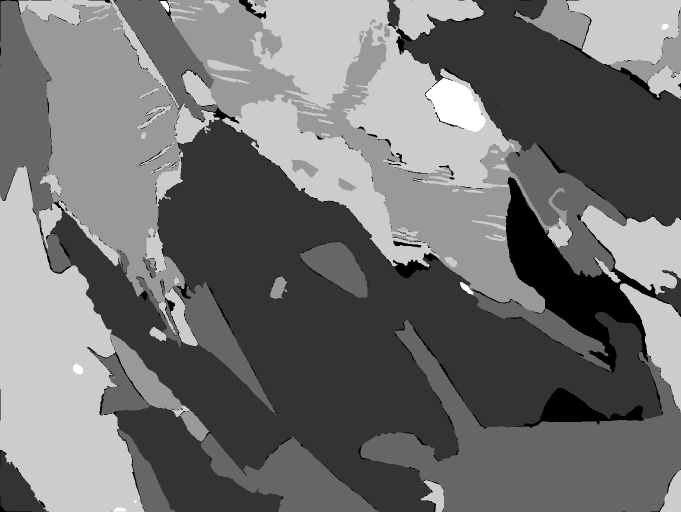
#> input picture Ground_truth/Dados_treino/masks/AT-Z-01-32.tif, 1362 x 1024 px, given as the content of the folder Segmentação_Rocha_Máfica/Ground_truth/Dados_teste/images/, which was not available (shown at 1/2 size)
$ jupyter execute --allow-errors 'Correção_máscaras.ipynb'   (text cells are left out)
#> lines starting #> are read from the running program, lines starting #| are printed output that depends on the picture; after the words box and inside, x2 and y2 are one past the last pixel; in counts of white or black regions, pixels touching at a corner belong together; pictures that were not available may be replaced by others from this repository, and a replacement may not be noted
[cell 1]
def verificar_pixels_imagem(caminho):
    # Carrega a imagem
    img = Image.open(caminho)

    # Converte a imagem para escala de cinza
    img = img.convert('L')

    # Obtém os valores de pixel como um array NumPy
    pixels = np.array(img)

    # Obtém os valores únicos de pixel e suas contagens
    valores, contagens = np.unique(pixels, return_counts=True)

    # Exibe o valor do pixel e sua frequência
    for valor, contagem in zip(valores, contagens):
        print(f'Pixel: {valor}, Frequência: {contagem}')

    # Configura a figura com duas subplots
    fig, (ax1, ax2) = plt.subplots(1, 2, figsize=(10, 5))

    # Plot da imagem em escala de cinza
    ax1.imshow(img, cmap='gray')
    ax1.axis('off')
    ax1.set_title('Imagem em Escala de Cinza')

    # Plot do histograma
    ax2.hist(pixels.flatten(), bins=256, color='gray')
    ax2.set_xlabel('Valor do Pixel')
    ax2.set_ylabel('Frequência')
    ax2.set_title('Histograma de Valores de Pixel')

    # Ajusta a posição da subplots para evitar sobreposição
    fig.tight_layout()

    # Exibe a figura
    plt.show()

[cell 2]
from google.colab import drive
drive.mount('/content/drive')

[cell 3]
import os
import glob

#from skimage.transform import rotate, resize
#from skimage import io
import cv2
import tifffile as tiff
import numpy as np
import PIL.Image as Image
from matplotlib import pyplot as plt
from PIL import Image

[cell 4]
from PIL import Image
import matplotlib.pyplot as plt
import os

# Caminhos das pastas de imagens e máscaras
pasta_imagens = '/content/drive/MyDrive/MEV - metamaficas/Projeto_Segmentação_Rocha_Máfica/Ground_truth/Dados_teste/images/'
pasta_mascaras = '/content/drive/MyDrive/MEV - metamaficas/Projeto_Segmentação_Rocha_Máfica/Ground_truth/Dados_teste/masks/'

# Obtém a lista de nomes dos arquivos de imagens na pasta
nomes_imagens = os.listdir(pasta_imagens)

# Percorre os nomes dos arquivos de imagens
for nome_imagem in nomes_imagens:
    # Caminho completo da imagem
    caminho_imagem = os.path.join(pasta_imagens, nome_imagem)

    # Caminho completo da máscara com o mesmo nome
    caminho_mascara = os.path.join(pasta_mascaras, nome_imagem)

    # Abre a imagem e a máscara usando a biblioteca PIL
    imagem = Image.open(caminho_imagem)
#> imagem is the input picture: PIL image 1362x1024 I;16B; min 0, max 5, mean 2.21
    mascara = Image.open(caminho_mascara)

    # Cria uma figura e os subplots para exibir a imagem e a máscara
    fig, axs = plt.subplots(1, 2, figsize=(25, 10))

    # Exibe a imagem no primeiro subplot
    axs[0].imshow(imagem, cmap='gray')
    axs[0].set_title(nome_imagem)

    # Exibe a máscara no segundo subplot
    axs[1].imshow(mascara, cmap='gray')
    axs[1].set_title(nome_imagem)

    # Remove os eixos das subplots
    for ax in axs:
        ax.axis('off')

    # Mostra a figura com as subplots
    plt.show()
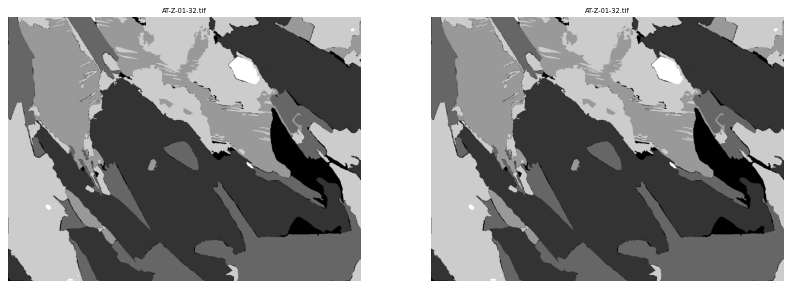
#> figure drawn by matplotlib, 2 panels

[cell 5]
# Definição das funções

def processar_imagem(caminho_imagem):
    # Importar a imagem
    imagem = Image.open(caminho_imagem)

    # Converter a imagem para uma matriz numpy
    matriz = np.array(imagem)

    # Verificar se há mais de 6 classes na imagem
    valores_unicos = np.unique(matriz)
    if len(valores_unicos) > 6:
        # Perguntar qual o valor de pixel que representa o fundo
        valor_fundo = int(input("Qual o valor de pixel que representa o fundo? "))

        # Substituir os valores correspondentes na matriz pelo valor do fundo
        matriz[matriz == valor_fundo] = 0

    # Criar uma nova matriz com o mesmo shape da imagem
    nova_matriz = np.zeros_like(matriz)

    # Mapear os valores dos pixels para as classes desejadas
    classes = {
        'Titanita': 1,
        'Biotita': 2,
        'Anfibólio': 3,
        'K-feldspato': 4,
        'Plagioclásio': 5
    }

    for classe, valor in classes.items():
        # Perguntar qual o valor de pixel para a classe atual
        pixel_valor = int(input(f"Qual o valor de pixel para '{classe}'? "))

        # Substituir os valores correspondentes na nova matriz
        nova_matriz[matriz == pixel_valor] = valor

    # Criar uma nova imagem a partir da nova matriz
    nova_imagem = tiff.imwrite(caminho_imagem, nova_matriz)

    return nova_imagem


def exibir_tons_pixel(mascara):
    # Carrega a imagem
#> called with mascara = '/content/AT-Z-01-16.tif'
    img = Image.open(mascara)
    img = np.array(img)

    # Obtém os valores de pixel como um array NumPy
    pixels = np.array(img)

    # Obtém os tons de pixel únicos
    tons_pixel = np.unique(pixels)
#> tons_pixel = [0, 1, 2, 3, 4, 5]

    # Cria uma figura com subplots para cada tom de pixel
    fig, axs = plt.subplots(1, len(tons_pixel), figsize=(15, 3))

    # Itera sobre os tons de pixel únicos
    for i, ton in enumerate(tons_pixel):
        # Cria uma cópia da imagem original
        img_ton = img.copy()
        mineral = {0: 'fundo', 1: '1', 2: '2', 3: '3', 4: '4', 5: '5'}
        # Exibe a imagem do tom de pixel atual
        axs[i].imshow(img_ton == i, cmap='gray')
        axs[i].axis('off')
        axs[i].set_title(f'{mineral[i]}')
#> this loop made 6 passes

    # Ajusta a posição das subplots para evitar sobreposição
    fig.tight_layout()

    # Exibe a figura
    plt.show()
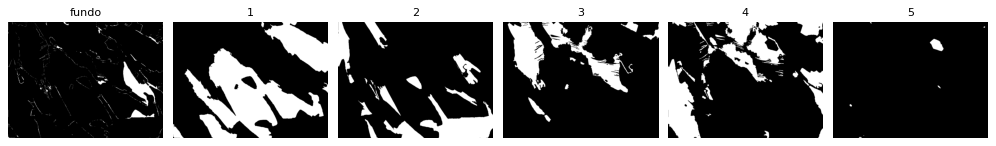
#> figure drawn by matplotlib, 6 panels

def exibir_tons_pixel2(img):
    # Obtém os valores de pixel como um array NumPy
    pixels = np.array(img)

    # Obtém os tons de pixel únicos
    tons_pixel = np.unique(pixels)

    # Cria uma figura com subplots para cada tom de pixel
    fig, axs = plt.subplots(1, len(tons_pixel), figsize=(15, 3))

    # Dicionário para mapear os tons de pixel a nomes de minerais
    mineral = {0: 'fundo', 1: 'Titanita', 2: 'Biotita', 3: 'Anfibólio', 4: 'K-feldspato', 5: 'Plagioclásio'}

    # Itera sobre os tons de pixel únicos
    for i, ton in enumerate(tons_pixel):
        # Cria uma cópia da imagem original
        img_ton = img.copy()

        # Exibe a imagem do tom de pixel atual
        axs[i].imshow(np.array(img_ton) == ton, cmap='gray')
        axs[i].axis('off')
        axs[i].set_title(f'{mineral[ton]}')

    # Ajusta a posição das subplots para evitar sobreposição
    fig.tight_layout()

    # Exibe a figura
    plt.show()

[cell 6]
mascara = '/content/AT-Z-01-16.tif'
exibir_tons_pixel(mascara)

[cell 7]
caminho_imagem = '/content/AT-Z-01-11.tif'
imagem = Image.open(caminho_imagem)
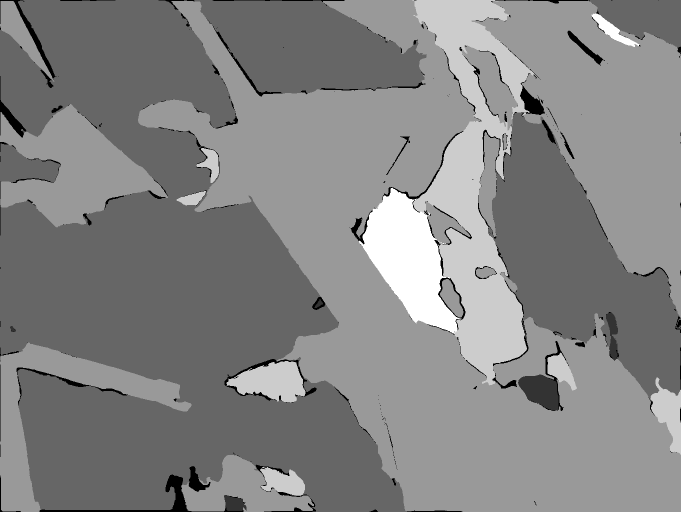
#> input picture Ground_truth/Dados_treino/masks/AT-Z-01-34.tif, 1362 x 1024 px, given in place of AT-Z-01-11.tif, which was not available (shown at 1/2 size)
#> imagem is the input picture: PIL image 1362x1024 I;16B; min 0, max 5, mean 2.59
plt.imshow(imagem, cmap='gray')
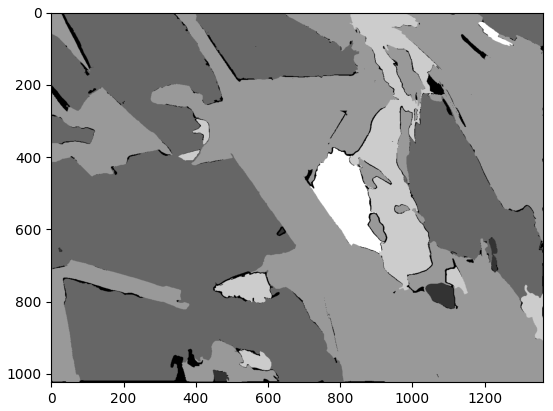
#> figure drawn by matplotlib, 1 panel

[cell 8]
nova_imagem = processar_imagem(mascara) # mascara ja foi criado
#> the loop in processar_imagem, `for classe, valor in classes.items():` made 5 passes; the answer given on pass 1: 3
#> in processar_imagem, `nova_imagem = tiff.imwrite(caminho_imagem, nova_matriz)`:
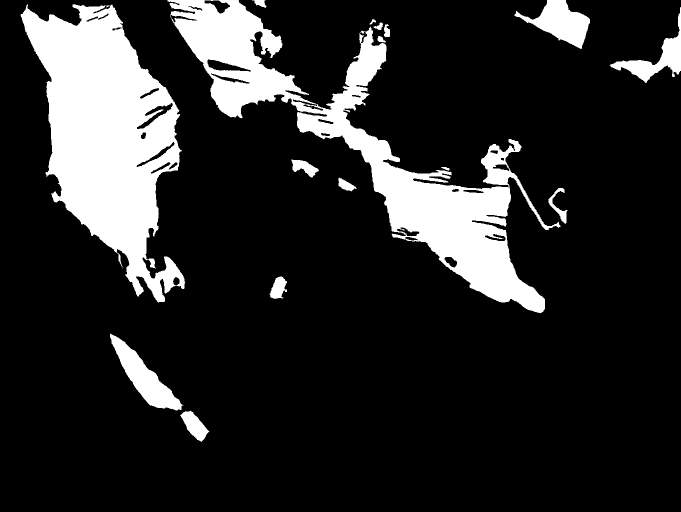
#> saved as AT-Z-01-16.tif: shape (1024, 1362) >u2 (shown at 1/2 size); values 0 (black) and 5 (white), 16.1% white; 17 white regions (1 under 20 px), largest, box (x1, y1, x2, y2) and area: (41, 8, 370, 605) 101594, (335, 0, 1121, 626) 98118, (220, 667, 367, 821) 7244
